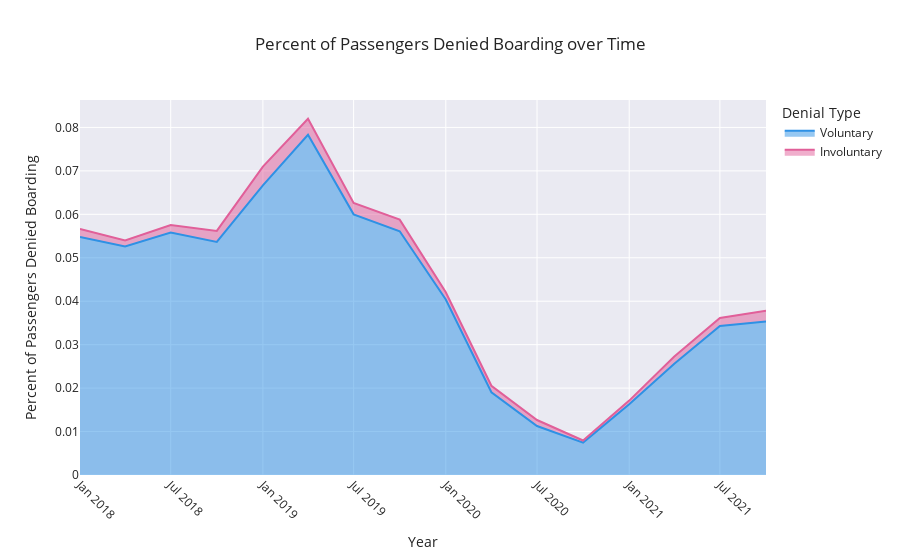

Notebook code cell kept with this figure:
### Code cell
fig = px.area(denied_boarding.groupby('date').mean(numeric_only = True).
                  reset_index().rename(columns = {'perc_denied_boarding_involuntary':"Involuntary",
                                                  "perc_denied_boarding_voluntary":"Voluntary"}),
              x="date", y=["Voluntary","Involuntary"],
                labels={
                    "date": "Year",
                     "value":"Percent of Passengers Denied Boarding", 
                     "variable":"Denial Type"
                 },
                title="Percent of Passengers Denied Boarding over Time",
                color_discrete_sequence=px.colors.qualitative.Dark24, 
                template = 'seaborn')
fig.update_xaxes(tickangle = 45)
fig.show()

### Figure 1 — Plotly figure (JSON) as saved in the notebook; plotly's stock layout.template omitted (floating-point values rounded to 4 significant figures)
{"data": [{"fillpattern": {"shape": ""}, "hovertemplate": "Denial Type=Voluntary<br>Year=%{x}<br>Percent of Passengers Denied Boarding=%{y}<extra></extra>", "legendgroup": "Voluntary", "line": {"color": "#2E91E5"}, "marker": {"symbol": "circle"}, "mode": "lines", "name": "Voluntary", "orientation": "v", "showlegend": true, "stackgroup": "1", "type": "scatter", "x": ["2018-01-01", "2018-04-01", "2018-07-01", "2018-10-01", "2019-01-01", "2019-04-01", "2019-07-01", "2019-10-01", "2020-01-01", "2020-04-01", "2020-07-01", "2020-10-01", "2021-01-01", "2021-04-01", "2021-07-01", "2021-10-01"], "xaxis": "x", "y": [0.0548, 0.05261, 0.05579, 0.05363, 0.06668, 0.07832, 0.06, 0.05609, 0.0404, 0.01904, 0.01127, 0.007463, 0.0163, 0.02562, 0.03431, 0.0353], "yaxis": "y"}, {"fillpattern": {"shape": ""}, "hovertemplate": "Denial Type=Involuntary<br>Year=%{x}<br>Percent of Passengers Denied Boarding=%{y}<extra></extra>", "legendgroup": "Involuntary", "line": {"color": "#E15F99"}, "marker": {"symbol": "circle"}, "mode": "lines", "name": "Involuntary", "orientation": "v", "showlegend": true, "stackgroup": "1", "type": "scatter", "x": ["2018-01-01", "2018-04-01", "2018-07-01", "2018-10-01", "2019-01-01", "2019-04-01", "2019-07-01", "2019-10-01", "2020-01-01", "2020-04-01", "2020-07-01", "2020-10-01", "2021-01-01", "2021-04-01", "2021-07-01", "2021-10-01"], "xaxis": "x", "y": [0.001857, 0.001368, 0.001737, 0.00255, 0.004313, 0.003673, 0.002598, 0.00268, 0.00165, 0.001501, 0.001387, 0.0004822, 0.0008186, 0.00165, 0.001853, 0.002482], "yaxis": "y"}], "layout": {"legend": {"title": {"text": "Denial Type"}, "tracegroupgap": 0}, "title": {"text": "Percent of Passengers Denied Boarding over Time"}, "xaxis": {"anchor": "y", "domain": [0, 1], "tickangle": 45, "title": {"text": "Year"}}, "yaxis": {"anchor": "x", "domain": [0, 1], "title": {"text": "Percent of Passengers Denied Boarding"}}}}
